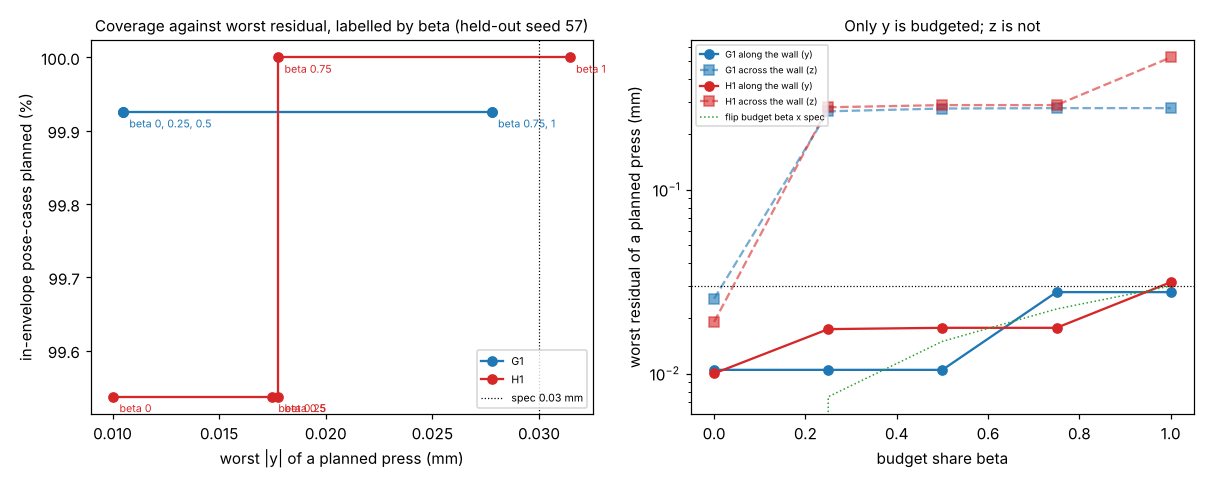

Write Python code to recreate this figure.
"""Figure for milestone 57: python experiments/m57_beta/figure.py (reads results.json)."""
import json
import os

import matplotlib
matplotlib.use("Agg")
import matplotlib.pyplot as plt  # noqa: E402

HERE = os.path.dirname(os.path.abspath(__file__))
D = json.load(open(os.path.join(HERE, "results.json")))
SPEC = D["spec_mm"]
betas = D["betas"]
fig, (ax1, ax2) = plt.subplots(1, 2, figsize=(11, 4.4))
for n, c in (("g1", "C0"), ("h1", "C3")):
    cov = [D["S"][f"{n} {b}"]["cov"] for b in betas]
    w = [D["S"][f"{n} {b}"]["w"] for b in betas]
    z = [D["S"][f"{n} {b}"]["zw"] for b in betas]
    ax1.plot(w, cov, "o-", color=c, label=n.upper())
    pts = {}
    for b, x, y in zip(betas, w, cov):
        pts.setdefault((round(x, 6), round(y, 4)), []).append(f"{b:g}")
    for (x, y), bs in pts.items():
        ax1.annotate("beta " + ", ".join(bs), (x, y), textcoords="offset points", xytext=(4, -10), fontsize=7,
                     color=c)
    ax2.plot(betas, w, "o-", color=c, label=f"{n.upper()} along the wall (y)")
    ax2.plot(betas, z, "s--", color=c, alpha=0.6, label=f"{n.upper()} across the wall (z)")
ax1.axvline(SPEC, color="k", lw=0.8, ls=":", label=f"spec {SPEC} mm")
ax1.set_xlabel("worst |y| of a planned press (mm)")
ax1.set_ylabel("in-envelope pose-cases planned (%)")
ax1.set_title("Coverage against worst residual, labelled by beta (held-out seed 57)", fontsize=10)
ax1.legend(fontsize=7, loc="lower right")
ax2.plot(betas, [b * SPEC for b in betas], color="C2", lw=1, ls=":", label="flip budget beta x spec")
ax2.axhline(SPEC, color="k", lw=0.8, ls=":")
ax2.set_yscale("log")
ax2.set_xlabel("budget share beta")
ax2.set_ylabel("worst residual of a planned press (mm)")
ax2.set_title("Only y is budgeted; z is not", fontsize=10)
ax2.legend(fontsize=6, loc="upper left")
fig.tight_layout()
fig.savefig(os.path.join(HERE, "figure.png"), dpi=110)
print("wrote figure.png")
